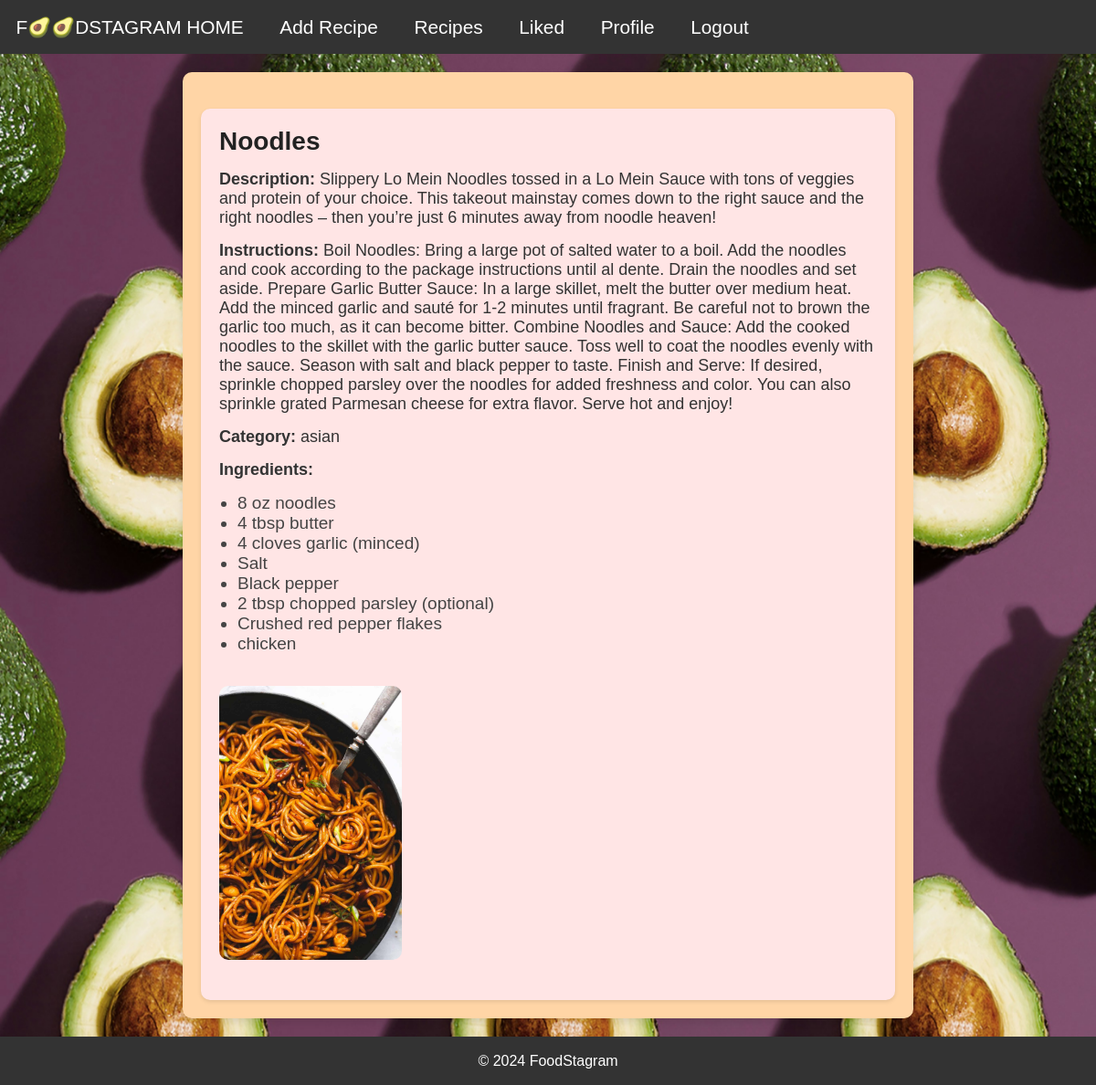
/recipes/5/ (signed in), run on the app's committed database.
### foodstagram/recipes/models.py (models this page shows, shortened)
class Recipe(models.Model):
    MAX_LEN_NAME = 255
    MIN_LEN_NAME = 2
    MAX_LEN_DESCRIPTION = 1000
    MAX_LEN_INSTRUCTIONS = 2000
    MAX_LEN_CATEGORY = 100
    MAX_LEN_INGREDIENT = 200
    MAX_LEN_IMAGE_URL = 200
    name = models.CharField(
        max_length=MAX_LEN_NAME,
        validators=[MinLengthValidator(MIN_LEN_NAME)],
        verbose_name='Name',
        null=False,
        blank=False,
    )
    description = models.TextField(
        max_length=MAX_LEN_DESCRIPTION,
        verbose_name='Description',
        null=False,
        blank=False,
    )
    instructions = models.TextField(
        max_length=MAX_LEN_INSTRUCTIONS,
        verbose_name='Instructions',
        null=False,
        blank=False,
    )
    photo = models.ImageField(
        upload_to='recipe_photos/',
        blank=True,
        null=True,
        max_length=MAX_LEN_IMAGE_URL
    )
    category = models.CharField(
        max_length=MAX_LEN_CATEGORY,
        verbose_name='Category',
        null=False,
        blank=False,
    )
    created_at = models.DateTimeField(auto_now_add=True)
    updated_at = models.DateTimeField(auto_now=True)
    ingredients = models.TextField(
        max_length=MAX_LEN_INGREDIENT,
        blank=False,
        null=True,
    )
    likes = models.ManyToManyField(
        get_user_model(),
        related_name='liked_recipes',
        blank=True
    )
    author = models.ForeignKey(
        UserModel,
        on_delete=models.CASCADE,
        default=None,
        verbose_name='Author',
    )

### foodstagram/recipes/views.py (the view)
# urls.py: path('<int:pk>/', RecipeDetailView.as_view(), name='recipe-detail'),
class RecipeDetailView(DetailView):
    model = Recipe
    template_name = 'recipes/recipe_detail.html'
    def get_context_data(self, **kwargs):
        context = super().get_context_data(**kwargs)
        ingredients = self.object.ingredients.split(', ')
        context['ingredients'] = ingredients
        return context

### templates/recipes/recipe_detail.html (shortened to what this page needs)
{% extends 'base.html' %}
{% block content %}
    <div class="details-custom-details-recipe-container">
        <div class="details-recipe-card">
            <div class="details-recipe-card-body">
                <h2>{{ object.name }}</h2>
                <p><strong>Description:</strong> {{ object.description }}</p>
                <p><strong>Instructions:</strong> {{ object.instructions }}</p>
                <p><strong>Category:</strong> {{ object.category }}</p>
                <p><strong>Ingredients:</strong></p>
                <ul>
                    {% for ingredient in ingredients %}
                        <li>{{ ingredient }}</li>
                    {% endfor %}
                </ul>
                {% if object.photo %}
                    <img src="{{ object.photo.url }}" alt="{{ object.name }}" class="details-recipe-img-fluid">
                {% endif %}
            </div>
        </div>
    </div>
{% endblock %}

### staticfiles/css/base.css (style rules this page uses)
* { margin: 0; padding: 0; box-sizing: border-box; }
body { font-family: Arial, sans-serif; background-color: #f5f5f5; }

### staticfiles/css/recipe.css (style rules this page uses)
.details-custom-details-recipe-container { max-width: 800px; margin: 0 auto; background-color: #ffd5a6; padding: 20px; box-shadow: 0 4px 8px rgba(0, 0, 0, 0.1); border-radius: 10px; }
.details-recipe-card { background-color: #ffe5e5; border-radius: 10px; box-shadow: 0 2px 4px rgba(0, 0, 0, 0.1); padding: 20px; margin-top: 20px; min-height: 100vh; }
.details-recipe-card-body { font-family: Arial, sans-serif; margin-bottom: 20px; }
.details-recipe-img-fluid { max-width: 100%; height: auto; border-radius: 10px; margin-top: 10px; max-height: 300px; }
.details-custom-details-recipe-container h2 { font-size: 28px; color: #222; margin-bottom: 15px; }
.details-custom-details-recipe-container p { font-size: 18px; color: #333; margin-bottom: 15px; }
.details-custom-details-recipe-container ul { margin-bottom: 25px; }
.details-custom-details-recipe-container li { font-size: 19px; color: #444; margin-left: 20px; }

### data on the page
Recipe: name "Noodles", description "Slippery Lo Mein Noodles tossed in a Lo Mein Sauce with tons of veggies and protein of your choice. This takeout mainstay comes down to the right sauce and the right noodles – then you’re just 6 minutes away from noodle heaven!", instructions "Boil Noodles: Bring a large pot of salted water to a boil. Add the noodles and cook according to the package instructions until al dente. Drain the noodles and set aside. Prepare Garlic Butter Sauce: In a large skillet, melt the butter over medium heat. Add the minced garlic and sauté for 1-2 minutes until fragrant. Be careful not to brown the garlic too much, as it can become bitter. Combine Noodles and Sauce: Add the cooked noodles to the skillet with the garlic butter sauce. Toss well to coat the noodles evenly with the sauce. Season with salt and black pepper to taste. Finish and Serve: If desired, sprinkle chopped parsley over the noodles for added freshness and color. You can also…", category "asian", photo (picture)

### other printed values
{{ ingredient }} "8 oz noodles" "4 tbsp butter" "4 cloves garlic (minced)" "Salt" "Black pepper" "2 tbsp chopped parsley (optional)" "Crushed red pepper flakes" "chicken"
